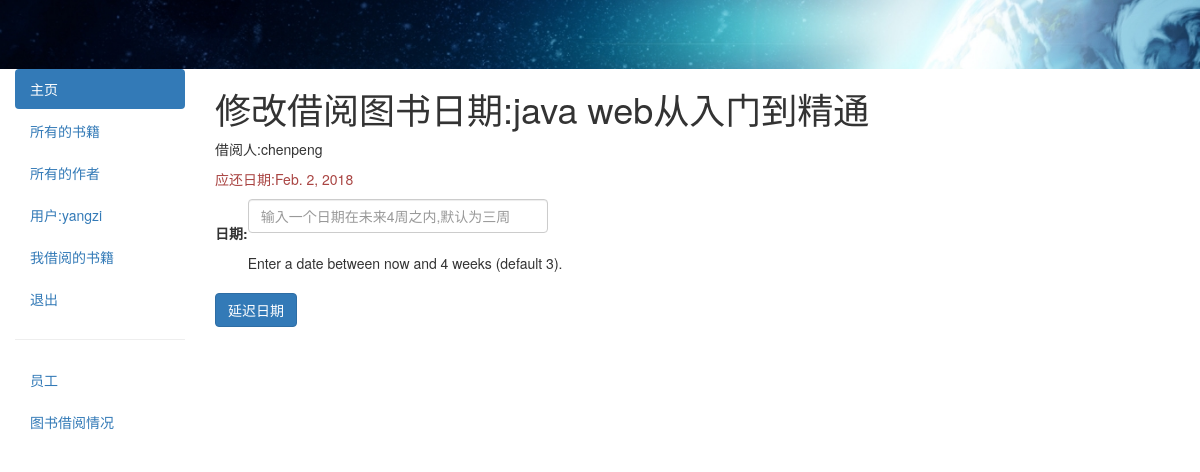
The page /catalog/book/d60d3f32-0d00-4803-a3f5-ca7468e59b85/renew/ (signed in) on the database as committed earlier.
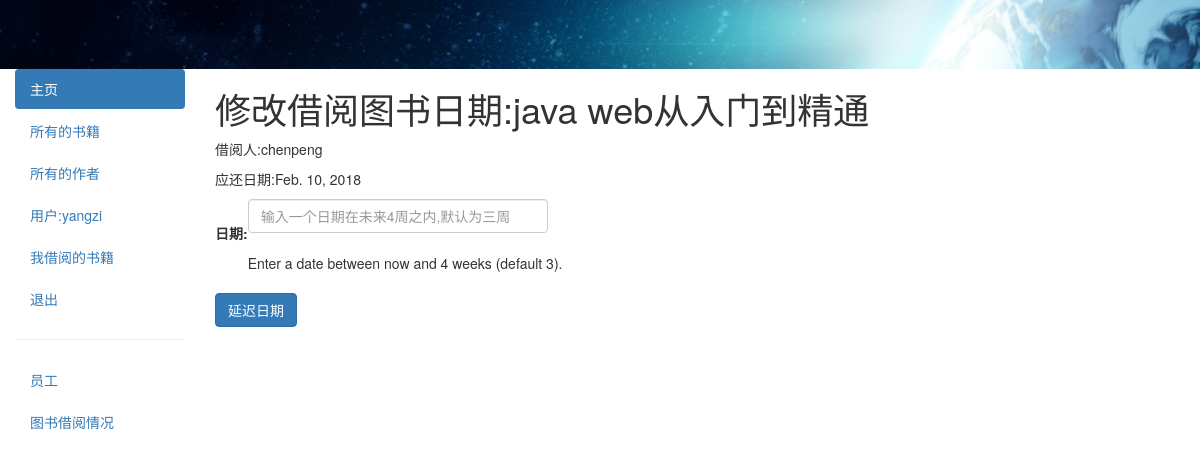
The same page on the database as committed later.
### catalog/models.py (models this page shows, shortened)
class BookInstance(models.Model):
    id = models.UUIDField(primary_key=True,default = uuid.uuid4,help_text = "书籍的唯一编码")
    book = models.ForeignKey(Book,on_delete=models.SET_NULL,null = True)
    imprint = models.CharField(max_length=200)
    due_back = models.DateField(null = True,blank = True)
    borrower = models.ForeignKey(User,on_delete = models.SET_NULL,blank=True, null=True)
    LOAN_STATUS = (
        ('m','保留'),
        ('o','借阅'),
        ('a','可借'),
        ('r','预定')
    )
    status = models.CharField(max_length=1,choices=LOAN_STATUS,blank = True,default = 'm',help_text = '保留')
    class Meta:
        ordering = ["due_back"]
        permissions = (("can_mark_returned","Set book as returned"),)
    @property
    def is_overdue(self):
        if self.due_back and date.today()>self.due_back:
            return True
        return False

class Book(models.Model):
    title = models.CharField(max_length=200)
    author = models.ForeignKey('Author',on_delete=models.SET_NULL,null = True)
    summary = models.TextField(max_length=1000,help_text='输入书籍的描述')
    isbn = models.CharField('ISBN',max_length=13,help_text = '允许输入13位的字符<a href="https://www.isbn-international.org/content/what-isbn">ISBN number</a>')
    genre = models.ManyToManyField(Genre,help_text='选择书籍的类别')
    language = models.ForeignKey('Language',on_delete= models.SET_NULL,null = True,help_text='选择书籍的语言')
    class Meta:
        ordering = ['title']
    def display_genre(self):
        """
        create string for the Genre
        """
        return ' , '.join(genre.name for genre in self.genre.all()[:3])
    display_genre.short_description = 'Genre'

### catalog/views.py (the view)
# urls.py: path('book/<uuid:pk>/renew/',views.renew_book_librarian,name = 'renew-book-librarian'),
@permission_required('catalog.can_mark_returned')
def renew_book_librarian(request,pk):
    book_inst = get_object_or_404(BookInstance,pk = pk)
    if request.method == 'POST':
        form = RenewBookForm(request.POST)
        if form.is_valid():
            book_inst.due_back = form.cleaned_data["renewal_date"]
            book_inst.save()
            return HttpResponseRedirect(reverse('all-borrowed'))
    else:
        proposed_renewal_date = datetime.date.today()+datetime.timedelta(weeks = 3)
        form = RenewBookForm(initial={'renewal_date:':proposed_renewal_date})
    return render(request,'book_renew_librarian.html',{
        'form':form,
        'bookinst':book_inst
    })

### catalog/forms.py (shortened to what this page needs)
class RenewBookForm(forms.Form):
    renewal_date = forms.DateField(label="日期:",
        help_text="Enter a date between now and 4 weeks (default 3).",
        widget=forms.DateInput(attrs={
            'class':'form-control',
            'style':'width:300px',
            'placeholder':'输入一个日期在未来4周之内,默认为三周',
    }))

### catalog/templates/book_renew_librarian.html (shortened to what this page needs)
{% extends 'base_generic.html' %}
{% block content %}
    <h1>修改借阅图书日期:{{bookinst.book.title}}</h1>
    <p>借阅人:{{ bookinst.borrower }}</p>
    <p {% if bookinst.is_overdue %}class="text-danger"{% endif %}>应还日期:{{bookinst.due_back}}</p>
    <form action="" method="post">
        <table>
            {{ form }}
        </table>
        <br/>
        <input type="submit" value="延迟日期" class="btn btn-primary" />
    </form>
{% endblock content %}

Rows that differ between the two databases and show on the page:
changed BookInstance "java web从入门到精通": due_back "Feb. 2, 2018" → "Feb. 10, 2018"
